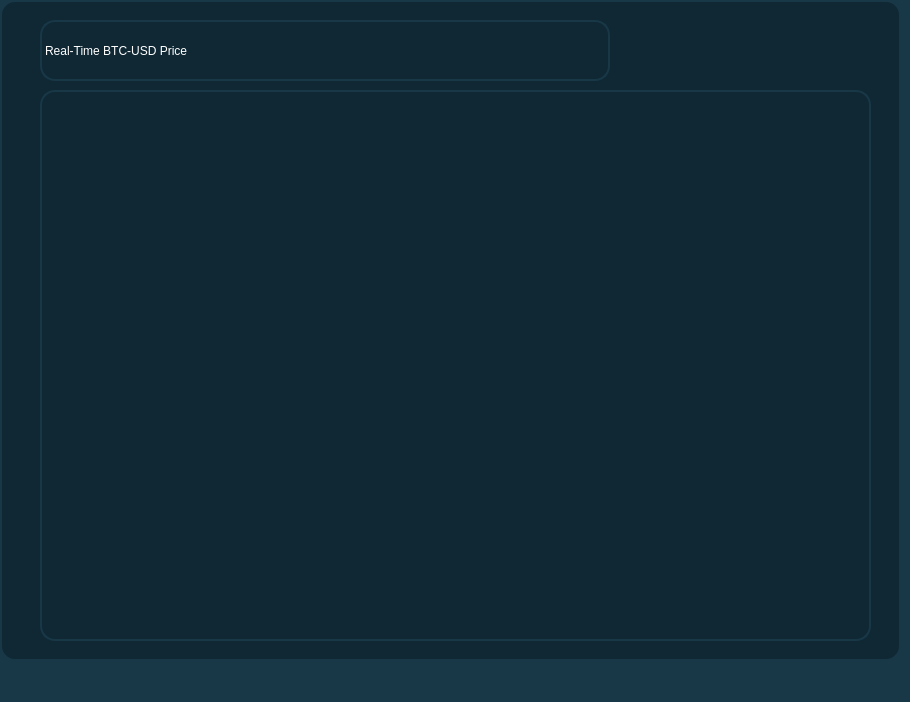
<?xml version="1.0" encoding="UTF-8"?>
<ui version="4.0">
 <class>MainWindow</class>
 <widget class="QMainWindow" name="Real-Time">
  <property name="geometry">
   <rect>
    <x>0</x>
    <y>0</y>
    <width>910</width>
    <height>702</height>
   </rect>
  </property>
  <property name="windowTitle">
   <string>MainWindow</string>
  </property>
  <property name="styleSheet">
   <string notr="true">QWidget {
    background-color: #183747; /* Background color */
 
}</string>
  </property>
  <widget class="QWidget" name="centralwidget">
   <widget class="QWidget" name="RealTime" native="true">
    <property name="geometry">
     <rect>
      <x>0</x>
      <y>0</y>
      <width>901</width>
      <height>661</height>
     </rect>
    </property>
    <property name="styleSheet">
     <string notr="true">QWidget {
    background-color: #0f2834; /* Background color */
    border-radius: 15px; /* Curved borders */
    border: 2px solid #183747; /* Matching the background color */
    min-width: 10px; /* Ensures it's square */
    min-height: 10px; /* Ensures it's square */
    box-shadow: 2px 2px 8px rgba(0, 0, 0, 0.7); /* 3D shadow effect */
}</string>
    </property>
    <widget class="QWidget" name="realtime_signal_view" native="true">
     <property name="geometry">
      <rect>
       <x>40</x>
       <y>90</y>
       <width>831</width>
       <height>551</height>
      </rect>
     </property>
     <property name="styleSheet">
      <string notr="true">QWidget {
    background-color: #0f2834; /* Background color */
    border-radius: 15px; /* Curved borders */
    border: 2px solid #183747; /* Matching the background color */
    min-width: 10px; /* Ensures it's square */
    min-height: 10px; /* Ensures it's square */
    box-shadow: 2px 2px 8px rgba(0, 0, 0, 0.7); /* 3D shadow effect */
}</string>
     </property>
    </widget>
    <widget class="QLabel" name="label">
     <property name="geometry">
      <rect>
       <x>40</x>
       <y>20</y>
       <width>570</width>
       <height>61</height>
      </rect>
     </property>
     <property name="styleSheet">
      <string notr="true">font: 75 24pt &quot;MS Shell Dlg 2&quot;;
color: rgb(255, 255, 255);</string>
     </property>
     <property name="text">
      <string>Real-Time BTC-USD Price</string>
     </property>
    </widget>
   </widget>
  </widget>
  <widget class="QMenuBar" name="menubar">
   <property name="geometry">
    <rect>
     <x>0</x>
     <y>0</y>
     <width>910</width>
     <height>21</height>
    </rect>
   </property>
  </widget>
  <widget class="QStatusBar" name="statusbar"/>
 </widget>
 <resources>
  <include location="../icons.qrc"/>
 </resources>
 <connections/>
</ui>
